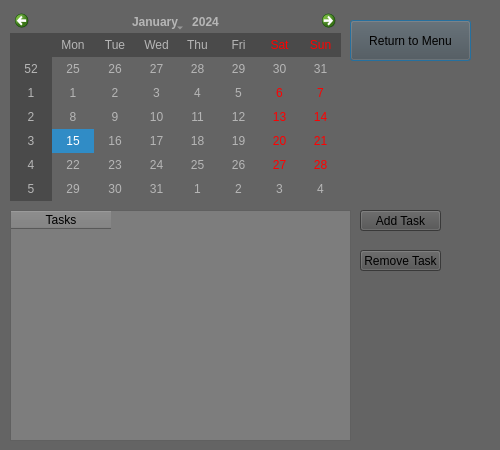
<?xml version="1.0" encoding="UTF-8"?>
<ui version="4.0">
 <class>Dialog</class>
 <widget class="QDialog" name="Dialog">
  <property name="geometry">
   <rect>
    <x>0</x>
    <y>0</y>
    <width>500</width>
    <height>450</height>
   </rect>
  </property>
  <property name="windowTitle">
   <string>Dialog</string>
  </property>
  <property name="styleSheet">
   <string notr="true">background-color: rgb(100, 100, 100);</string>
  </property>
  <widget class="QCalendarWidget" name="calendarWidget">
   <property name="geometry">
    <rect>
     <x>10</x>
     <y>10</y>
     <width>331</width>
     <height>191</height>
    </rect>
   </property>
   <property name="styleSheet">
    <string notr="true">alternate-background-color: rgb(74, 74, 74);
font: 12pt &quot;MS Shell Dlg 2&quot;;
color: rgb(182, 182, 182);</string>
   </property>
  </widget>
  <widget class="QPushButton" name="GotoMenuButton">
   <property name="geometry">
    <rect>
     <x>350</x>
     <y>20</y>
     <width>121</width>
     <height>41</height>
    </rect>
   </property>
   <property name="styleSheet">
    <string notr="true">background-color: rgb(80, 80, 80);
font: 12pt &quot;MS Shell Dlg 2&quot;;</string>
   </property>
   <property name="text">
    <string>Return to Menu</string>
   </property>
  </widget>
  <widget class="QPushButton" name="gototaskbutton">
   <property name="geometry">
    <rect>
     <x>360</x>
     <y>210</y>
     <width>81</width>
     <height>21</height>
    </rect>
   </property>
   <property name="styleSheet">
    <string notr="true">background-color: rgb(80, 80, 80);
font: 12pt &quot;MS Shell Dlg 2&quot;;</string>
   </property>
   <property name="text">
    <string>Add Task</string>
   </property>
  </widget>
  <widget class="QTableWidget" name="listWidgetTaskList">
   <property name="geometry">
    <rect>
     <x>10</x>
     <y>210</y>
     <width>341</width>
     <height>231</height>
    </rect>
   </property>
   <property name="styleSheet">
    <string notr="true">background-color: rgb(125, 125, 125);
font: 9pt &quot;MS Shell Dlg 2&quot;;</string>
   </property>
   <column>
    <property name="text">
     <string>Tasks</string>
    </property>
   </column>
  </widget>
  <widget class="QPushButton" name="RemoveTask">
   <property name="geometry">
    <rect>
     <x>360</x>
     <y>250</y>
     <width>81</width>
     <height>21</height>
    </rect>
   </property>
   <property name="styleSheet">
    <string notr="true">background-color: rgb(80, 80, 80);
font: 12pt &quot;MS Shell Dlg 2&quot;;</string>
   </property>
   <property name="text">
    <string>Remove Task</string>
   </property>
  </widget>
  <zorder>listWidgetTaskList</zorder>
  <zorder>calendarWidget</zorder>
  <zorder>GotoMenuButton</zorder>
  <zorder>gototaskbutton</zorder>
  <zorder>RemoveTask</zorder>
 </widget>
 <resources/>
 <connections/>
</ui>
